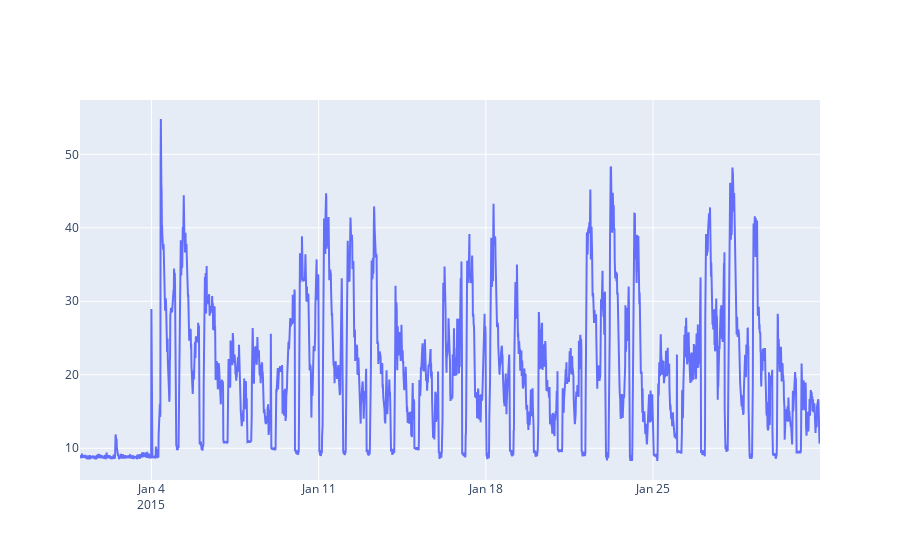

Notebook cell for this chart:
### Code cell
fig = go.Figure(data=go.Scatter(x=timestamps, y=consumption))
fig.show()

### Figure 1 — Plotly figure (JSON) as saved in the notebook; plotly's stock layout.template omitted (floating-point values rounded to 4 significant figures; data arrays with more than 128 entries replaced by an {"elided": "..."} marker saying what was removed)
{"data": [{"type": "scatter", "x": {"elided": "2975 str values"}, "y": {"elided": "2975 str values"}}], "layout": {}}
